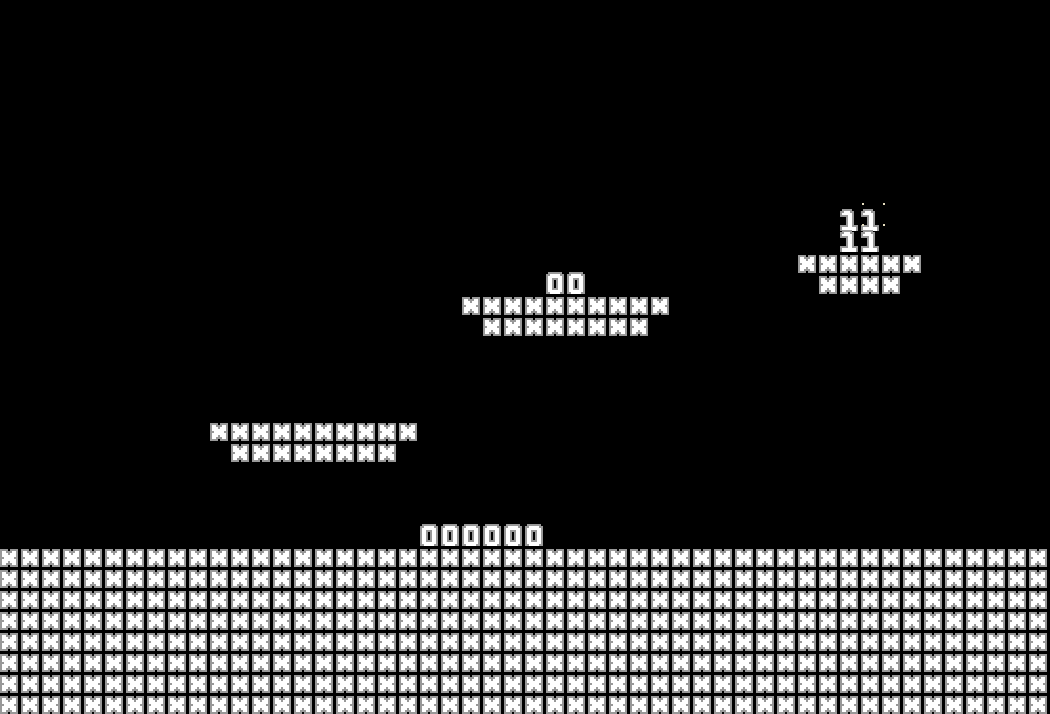

A 2D game scene composited from a Tiled map and its tileset images. What follows is a short description and the map's XML, with each tile layer's data collapsed to a summary:
An orthogonal 50x34 tile map with 21x21 px tiles, 2 tile layers (collision, trigger).

<map version="1.0" tiledversion="1.0.2" orientation="orthogonal" renderorder="right-down" width="50" height="34" tilewidth="21" tileheight="21" nextobjectid="5">
 <tileset firstgid="1" source="tileset.tsx" />
 <layer name="collision" width="50" height="34">
  <data>[1700 cells, 446 non-empty, 1 distinct tile ids]</data>
 </layer>
 <layer name="trigger" width="50" height="34">
  <data>[1700 cells, 12 non-empty, 2 distinct tile ids]</data>
 </layer>
</map>
